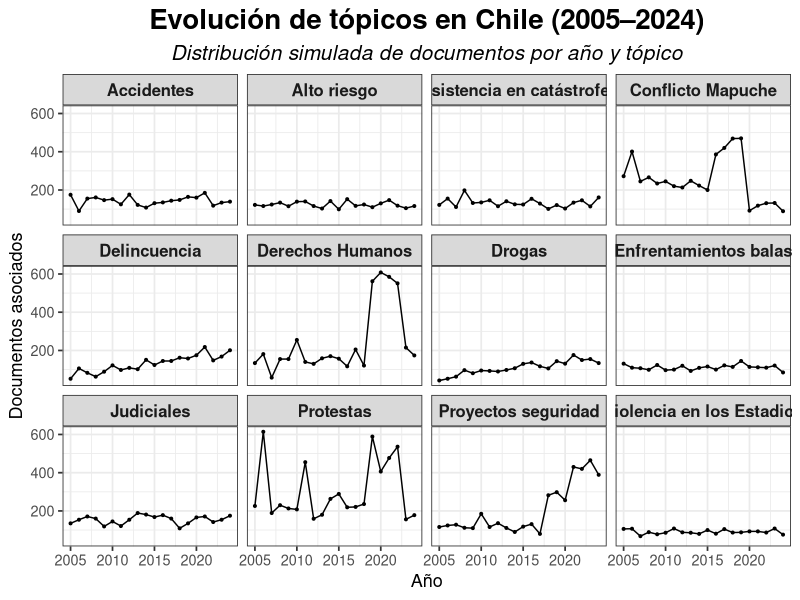
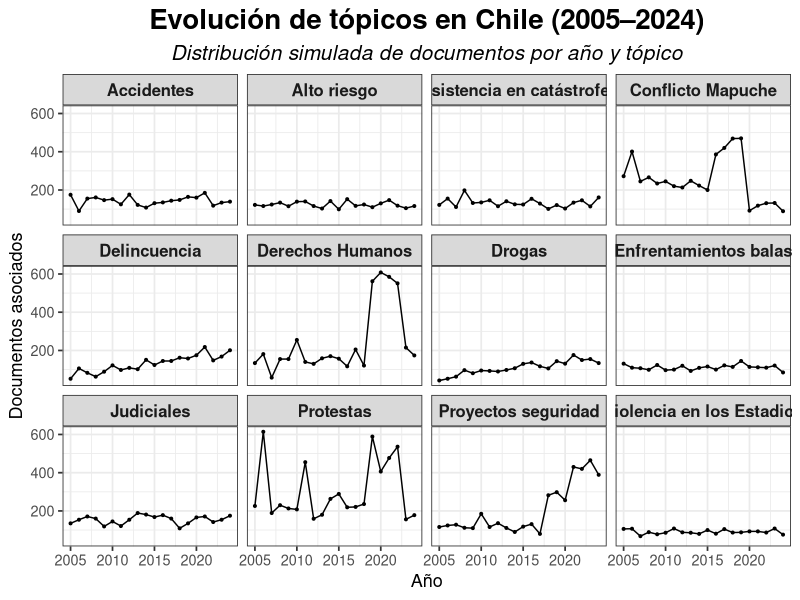

Write the R code that produced these figures, in order.
library(tidyverse)

set.seed(42)

# Años y tópicos
anios <- 2005:2024
topicos <- c(
  "Accidentes", "Alto riesgo", "Asistencia en catástrofes", "Conflicto Mapuche",
  "Delincuencia", "Derechos Humanos", "Drogas", "Enfrentamientos balas",
  "Judiciales", "Protestas", "Proyectos seguridad", "Violencia en los Estadios"
)

# Crear base vacía
tendencia_falsa <- expand.grid(anio = anios, name_topic = topicos) %>%
  as_tibble() %>%
  rowwise() %>%
  mutate(n = case_when(
    
    # Derechos Humanos: peak sutil entre 2019 y 2022, baja posterior, valores con ruido
    name_topic == "Derechos Humanos" ~ round(rnorm(1,
                                                   mean = case_when(
                                                     anio %in% 2019:2022 ~ 500,
                                                     anio >= 2023 ~ 200,
                                                     TRUE ~ 150
                                                   ), sd = 40)),
    
    # Conflicto Mapuche: peaks en años específicos, luego declive
    name_topic == "Conflicto Mapuche" ~ round(rnorm(1,
                                                    mean = case_when(
                                                      anio %in% c(2006, 2016:2019) ~ 380,
                                                      anio >= 2020 ~ 90,
                                                      TRUE ~ 200
                                                    ), sd = 30)),
    
    # Delincuencia: crecimiento suave con ruido
    name_topic == "Delincuencia" ~ round(rnorm(1, mean = 60 + 6 * (anio - 2005), sd = 15)),
    
    # Drogas: crecimiento sostenido con variabilidad
    name_topic == "Drogas" ~ round(rnorm(1, mean = 50 + 5 * (anio - 2005), sd = 12)),
    
    # Protestas: picos en años clave, baja después
    name_topic == "Protestas" ~ round(rnorm(1,
                                            mean = case_when(
                                              anio %in% c(2006, 2011, 2019:2022) ~ 450,
                                              anio >= 2023 ~ 160,
                                              TRUE ~ 200
                                            ), sd = 35)),
    
    # Proyectos seguridad: crecimiento fuerte en años recientes
    name_topic == "Proyectos seguridad" ~ round(rnorm(1,
                                                      mean = case_when(
                                                        anio >= 2021 ~ 380,
                                                        anio >= 2018 ~ 240,
                                                        TRUE ~ 100
                                                      ), sd = 25)),
    
    # Otros tópicos: comportamiento más plano y aleatorio
    name_topic == "Accidentes" ~ round(rnorm(1, mean = 130, sd = 20)),
    name_topic == "Alto riesgo" ~ round(rnorm(1, mean = 110, sd = 15)),
    name_topic == "Asistencia en catástrofes" ~ round(rnorm(1, mean = 120, sd = 18)),
    name_topic == "Enfrentamientos balas" ~ round(rnorm(1, mean = 100, sd = 15)),
    name_topic == "Judiciales" ~ round(rnorm(1, mean = 140, sd = 18)),
    name_topic == "Violencia en los Estadios" ~ round(rnorm(1, mean = 85, sd = 12)),
    
    TRUE ~ 50
  )) %>%
  ungroup() %>%
  mutate(n = ifelse(n < 0, 0, n))  # evitar negativos

# Ajustar total a 40.000
factor <- 40000 / sum(tendencia_falsa$n)
tendencia_falsa <- tendencia_falsa %>%
  mutate(n = round(n * factor))

# Corregir desfase de redondeo
delta <- 40000 - sum(tendencia_falsa$n)
tendencia_falsa$n[1] <- tendencia_falsa$n[1] + delta

# Resultado
tendencia_falsa



g4 <-ggplot(tendencia_falsa, aes(x = anio, y = n)) +
  geom_line() +
  geom_point(size = 0.7) +
  facet_wrap(~ name_topic) +
  labs(
    title = "Evolución de tópicos en Chile (2005–2024)",
    subtitle = "Distribución simulada de documentos por año y tópico",
    x = "Año", 
    y = "Documentos asociados"
  ) +
  theme_bw(base_size = 13) +
 # theme_classic(base_size = 13)
 # theme_minimal(base_size = 13) +
  theme(
    plot.title = element_text(size = 20, face = "bold", hjust = 0.5),
    plot.subtitle = element_text(size = 15, face = "italic", hjust = 0.5),
    strip.text = element_text(face = "bold", size = 12)
  )

g4
ggsave(plot = g4, 
       filename = "images/topico_temporal.png")
